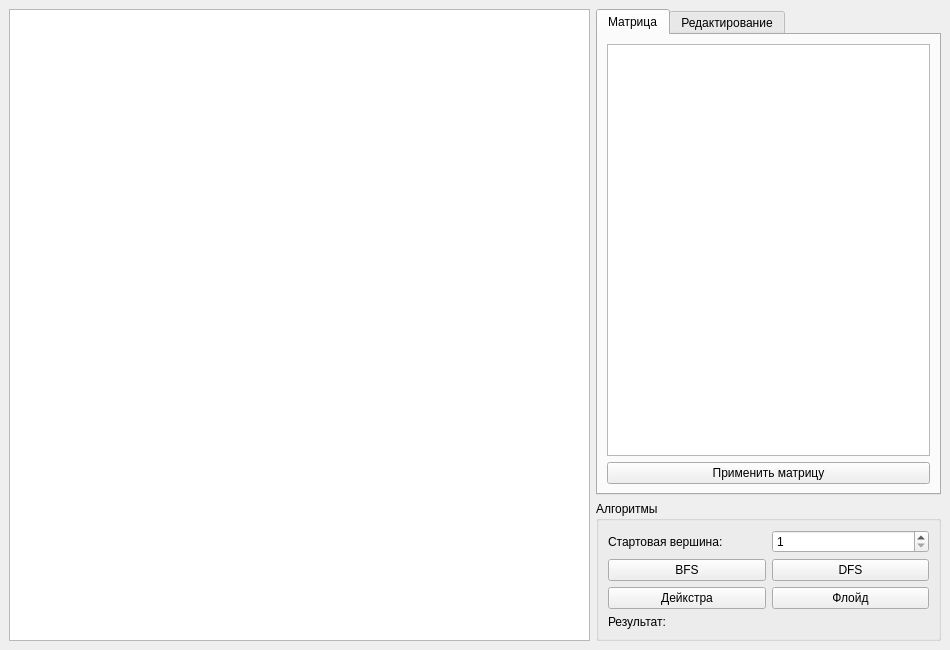
<?xml version="1.0" encoding="UTF-8"?>
<ui version="4.0">
 <class>MainWindow</class>
 <widget class="QMainWindow" name="MainWindow">
  <property name="geometry">
   <rect>
    <x>0</x>
    <y>0</y>
    <width>950</width>
    <height>650</height>
   </rect>
  </property>
  <property name="windowTitle">
   <string>Графы – Лабораторная работа №2</string>
  </property>
  <widget class="QWidget" name="centralwidget">
   <layout class="QHBoxLayout" name="horizontalLayout">
    <item>
     <!-- Продвинутый GraphWidget (ранее был QGraphicsView) -->
     <widget class="GraphWidget" name="graphicsView">
      <property name="sizePolicy">
       <sizepolicy hsizetype="Expanding" vsizetype="Expanding">
        <horstretch>1</horstretch>
        <verstretch>0</verstretch>
       </sizepolicy>
      </property>
     </widget>
    </item>
    <item>
     <layout class="QVBoxLayout" name="verticalLayout_2">
      <item>
       <widget class="QTabWidget" name="tabWidget">
        <property name="currentIndex">
         <number>0</number>
        </property>
        <widget class="QWidget" name="matrixTab">
         <attribute name="title">
          <string>Матрица</string>
         </attribute>
         <layout class="QVBoxLayout" name="verticalLayout_3">
          <item>
           <widget class="QTableWidget" name="matrixTable"/>
          </item>
          <item>
           <widget class="QPushButton" name="applyMatrixBtn">
            <property name="text">
             <string>Применить матрицу</string>
            </property>
           </widget>
          </item>
         </layout>
        </widget>
        <widget class="QWidget" name="editTab">
         <attribute name="title">
          <string>Редактирование</string>
         </attribute>
         <layout class="QVBoxLayout" name="verticalLayout_4">
          <item>
           <layout class="QHBoxLayout" name="horizontalLayout_2">
            <item>
             <widget class="QPushButton" name="addVertexBtn">
              <property name="text">
               <string>Добавить вершину</string>
              </property>
             </widget>
            </item>
            <item>
             <widget class="QSpinBox" name="removeVertexSpin">
              <property name="minimum">
               <number>1</number>
              </property>
             </widget>
            </item>
            <item>
             <widget class="QPushButton" name="removeVertexBtn">
              <property name="text">
               <string>Удалить вершину</string>
              </property>
             </widget>
            </item>
           </layout>
          </item>
          <item>
           <widget class="QGroupBox" name="edgeGroup">
            <property name="title">
             <string>Ребро</string>
            </property>
            <layout class="QGridLayout" name="gridLayout">
             <item row="0" column="0">
              <widget class="QLabel" name="label">
               <property name="text">
                <string>Из:</string>
               </property>
              </widget>
             </item>
             <item row="0" column="1">
              <widget class="QSpinBox" name="fromSpin">
               <property name="minimum">
                <number>1</number>
               </property>
              </widget>
             </item>
             <item row="0" column="2">
              <widget class="QLabel" name="label_2">
               <property name="text">
                <string>В:</string>
               </property>
              </widget>
             </item>
             <item row="0" column="3">
              <widget class="QSpinBox" name="toSpin">
               <property name="minimum">
                <number>1</number>
               </property>
              </widget>
             </item>
             <item row="0" column="4">
              <widget class="QLabel" name="label_3">
               <property name="text">
                <string>Вес:</string>
               </property>
              </widget>
             </item>
             <item row="0" column="5">
              <widget class="QSpinBox" name="weightSpin">
               <property name="minimum">
                <number>1</number>
               </property>
               <property name="maximum">
                <number>999</number>
               </property>
              </widget>
             </item>
             <item row="1" column="0" colspan="2">
              <widget class="QPushButton" name="addEdgeBtn">
               <property name="text">
                <string>Добавить/Изменить</string>
               </property>
              </widget>
             </item>
             <item row="1" column="2" colspan="2">
              <widget class="QPushButton" name="removeEdgeBtn">
               <property name="text">
                <string>Удалить ребро</string>
               </property>
              </widget>
             </item>
            </layout>
           </widget>
          </item>
         </layout>
        </widget>
       </widget>
      </item>
      <item>
       <widget class="QGroupBox" name="algoGroup">
        <property name="title">
         <string>Алгоритмы</string>
        </property>
        <layout class="QVBoxLayout" name="verticalLayout_5">
         <item>
          <layout class="QHBoxLayout" name="horizontalLayout_3">
           <item>
            <widget class="QLabel" name="label_4">
             <property name="text">
              <string>Стартовая вершина:</string>
             </property>
            </widget>
           </item>
           <item>
            <widget class="QSpinBox" name="startVertexSpin">
             <property name="minimum">
              <number>1</number>
             </property>
            </widget>
           </item>
          </layout>
         </item>
         <item>
          <layout class="QHBoxLayout" name="horizontalLayout_4">
           <item>
            <widget class="QPushButton" name="bfsBtn">
             <property name="text">
              <string>BFS</string>
             </property>
            </widget>
           </item>
           <item>
            <widget class="QPushButton" name="dfsBtn">
             <property name="text">
              <string>DFS</string>
             </property>
            </widget>
           </item>
          </layout>
         </item>
         <item>
          <layout class="QHBoxLayout" name="horizontalLayout_5">
           <item>
            <widget class="QPushButton" name="dijkstraBtn">
             <property name="text">
              <string>Дейкстра</string>
             </property>
            </widget>
           </item>
           <item>
            <widget class="QPushButton" name="floydBtn">
             <property name="text">
              <string>Флойд</string>
             </property>
            </widget>
           </item>
          </layout>
         </item>
         <item>
          <widget class="QLabel" name="resultLabel">
           <property name="text">
            <string>Результат:</string>
           </property>
           <property name="wordWrap">
            <bool>true</bool>
           </property>
          </widget>
         </item>
        </layout>
       </widget>
      </item>
     </layout>
    </item>
   </layout>
  </widget>
 </widget>
 <customwidgets>
  <customwidget>
   <class>GraphWidget</class>
   <extends>QGraphicsView</extends>
   <header>GraphWidget.h</header>
  </customwidget>
 </customwidgets>
 <resources/>
 <connections/>
</ui>
